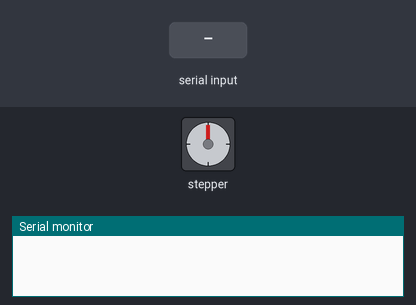
A sketch run on a simulated Arduino Uno, built with avr-gcc and run on an emulated ATmega328P. Parts: stepper motor, the last lines printed to the serial monitor. Wiring (inferred from the names in the program): stepper motor (2048 steps per turn assumed): coils pin 16, pin 17, pin 18, pin 19. The inputs (shaded band) are chosen by the test bench.

Above: at 1.2 s.
1.3 s: "1" received over Serial
At 2.07 s:
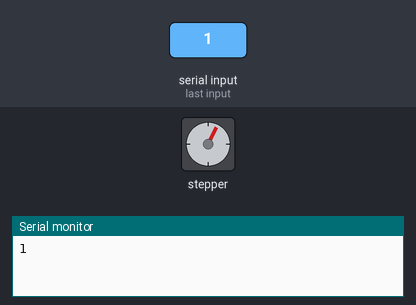
At 2.68 s:
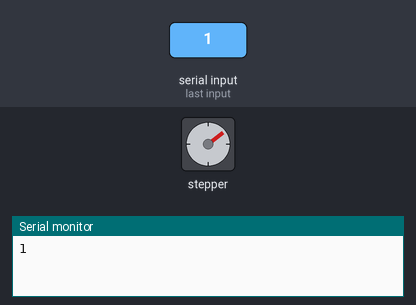
Timing chart, 0 to 16.3 s (numbered marks = the images above; inputs shaded):
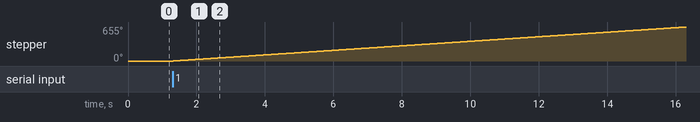

The sketch:

stepmotor.ino
```cpp
int motorPin1 = 16;// Blue - 28BYJ48 pin 1
int motorPin2 = 17;// Green - 28BYJ48 pin 2
int motorPin3 = 18;// Yellow - 28BYJ48 pin 3
int motorPin4 = 19;// Orange - 28BYJ48 pin 4
int motorSpeed = 4; //variable to set stepper speed
char value = '0'; //ตัวแปรไว้เก็บค่าจาก serial.read
void setup() {
  //คำสั่งที่มีไว้สำหรับกำหนดการทำงานของ pin ให้ทำงานเป็นแบบ INPUT หรือ OUTPUT
  pinMode(motorPin1, OUTPUT);
  pinMode(motorPin2, OUTPUT);
  pinMode(motorPin3, OUTPUT);
  pinMode(motorPin4, OUTPUT);
  Serial.begin(9600);
}
void loop() {
  if (Serial.available() > 0) //เป็นการตรวจสอบว่ามีการพิมพ์ข้อความเข้ามาหรือไม่
{
    value = Serial.read();   //เป็นการรับค่าจาก serial Monitor
    Serial.println(value);
}

  if (value == '1') {
    counterclockwise(); //หมุนวนซ้าย หมุนทวนเข็มนาฬิกา
  }
  if (value == '2') {
    clockwise(); //หมุนวนขวา หมุนตามเข็มนาฬิกา
  }
  if (value == '0') { //หยุดหมุน
    digitalWrite(motorPin1, LOW);
    digitalWrite(motorPin2, LOW);
    digitalWrite(motorPin3, LOW);
    digitalWrite(motorPin4, LOW);
  }
}

void counterclockwise () {
  // 1
  digitalWrite(motorPin1, HIGH);
  digitalWrite(motorPin2, LOW);
  digitalWrite(motorPin3, LOW);
  digitalWrite(motorPin4, LOW);
  delay(motorSpeed);
  // 2
  digitalWrite(motorPin1, LOW);
  digitalWrite(motorPin2, HIGH);
  digitalWrite(motorPin3, LOW);
  digitalWrite(motorPin4, LOW);
  delay (motorSpeed);
  // 3
  digitalWrite(motorPin1, LOW);
  digitalWrite(motorPin2, LOW);
  digitalWrite(motorPin3, HIGH);
  digitalWrite(motorPin4, LOW);
  delay(motorSpeed);
  // 4
  digitalWrite(motorPin1, LOW);
  digitalWrite(motorPin2, LOW);
  digitalWrite(motorPin3, LOW);
  digitalWrite(motorPin4, HIGH);
  delay(motorSpeed);
}


void clockwise() {
  // 1
  digitalWrite(motorPin1, LOW);
  digitalWrite(motorPin2, LOW);
  digitalWrite(motorPin3, LOW);
  digitalWrite(motorPin4, HIGH);
  delay(motorSpeed);
  // 2
  digitalWrite(motorPin1, LOW);
  digitalWrite(motorPin2, LOW);
  digitalWrite(motorPin3, HIGH);
  digitalWrite(motorPin4, LOW);
  delay (motorSpeed);
  // 3
  digitalWrite(motorPin1, LOW);
  digitalWrite(motorPin2, HIGH);
  digitalWrite(motorPin3, LOW);
  digitalWrite(motorPin4, LOW);
  delay(motorSpeed);
  // 4
  digitalWrite(motorPin1, HIGH);
  digitalWrite(motorPin2, LOW);
  digitalWrite(motorPin3, LOW);
  digitalWrite(motorPin4, LOW);
  delay(motorSpeed);
}
```

Measured:
- after the input at 1.3 s, stepper: keeps turning clockwise at about 44°/s, starting at once
